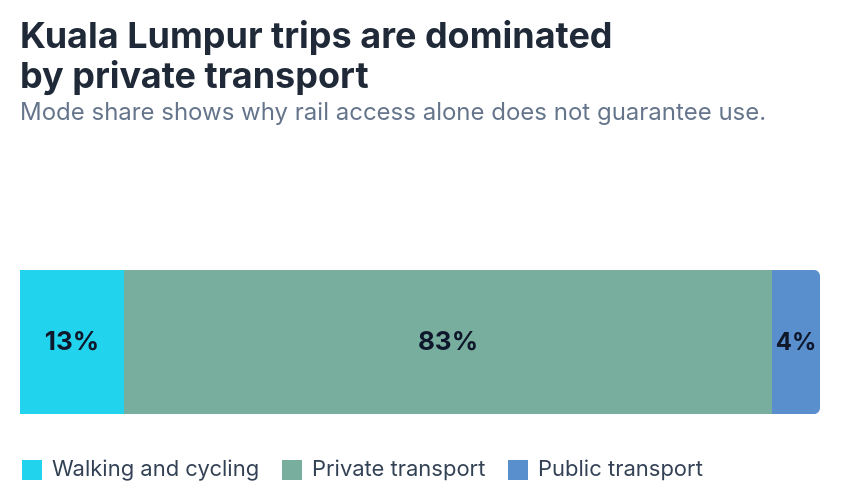

Describe this chart as a Vega-Lite specification.
### Vega-Lite specification from a JSON file in a GitHub repository (floating-point values rounded to 4 significant figures)
{"$schema": "https://vega.github.io/schema/vega-lite/v5.json", "title": {"text": ["Kuala Lumpur trips are dominated", "by private transport"], "subtitle": "Mode share shows why rail access alone does not guarantee use."}, "width": 430, "height": 250, "padding": {"left": 10, "right": 20, "top": 10, "bottom": 10}, "autosize": {"type": "fit", "contains": "padding"}, "data": {"values": [{"mode": "Walking and cycling", "share": 13, "display_share": 13, "order": 1}, {"mode": "Private transport", "share": 83, "display_share": 81, "order": 2}, {"mode": "Public transport", "share": 4, "display_share": 6, "order": 3}]}, "layer": [{"mark": {"type": "bar", "cornerRadiusEnd": 3, "height": 72}, "encoding": {"x": {"field": "display_share", "type": "quantitative", "stack": "normalize", "axis": null}, "y": {"value": 105}, "order": {"field": "order", "type": "ordinal"}, "color": {"field": "mode", "type": "nominal", "scale": {"domain": ["Walking and cycling", "Private transport", "Public transport"], "range": ["#22D3EE", "#77AE9E", "#5A8FCD"]}, "legend": {"title": null, "orient": "bottom", "direction": "horizontal", "symbolType": "square", "labelFontSize": 11, "offset": 10}}, "tooltip": [{"field": "mode", "type": "nominal", "title": "Mode"}, {"field": "share", "type": "quantitative", "title": "Actual share of trips (%)"}]}}, {"data": {"values": [{"x": 0.065, "label": "13%"}]}, "mark": {"type": "text", "align": "center", "baseline": "middle", "fontSize": 13, "fontWeight": "bold", "color": "#0f172a"}, "encoding": {"x": {"field": "x", "type": "quantitative", "scale": {"domain": [0, 1]}, "axis": null}, "y": {"value": 105}, "text": {"field": "label"}}}, {"data": {"values": [{"x": 0.535, "label": "83%"}]}, "mark": {"type": "text", "align": "center", "baseline": "middle", "fontSize": 13, "fontWeight": "bold", "color": "#0f172a"}, "encoding": {"x": {"field": "x", "type": "quantitative", "scale": {"domain": [0, 1]}, "axis": null}, "y": {"value": 105}, "text": {"field": "label"}}}, {"data": {"values": [{"x": 0.97, "label": "4%"}]}, "mark": {"type": "text", "align": "center", "baseline": "middle", "fontSize": 12, "fontWeight": "bold", "color": "#0f172a"}, "encoding": {"x": {"field": "x", "type": "quantitative", "scale": {"domain": [0, 1]}, "axis": null}, "y": {"value": 105}, "text": {"field": "label"}}}], "config": {"font": "Inter, Arial, sans-serif", "title": {"font": "Inter, Arial, sans-serif", "fontSize": 18, "fontWeight": 700, "anchor": "start", "color": "#1f2937", "subtitleFont": "Inter, Arial, sans-serif", "subtitleFontSize": 12, "subtitleColor": "#64748b"}, "legend": {"labelFont": "Inter, Arial, sans-serif", "titleFont": "Inter, Arial, sans-serif", "labelColor": "#334155"}, "view": {"stroke": null}, "background": "#ffffff"}}
